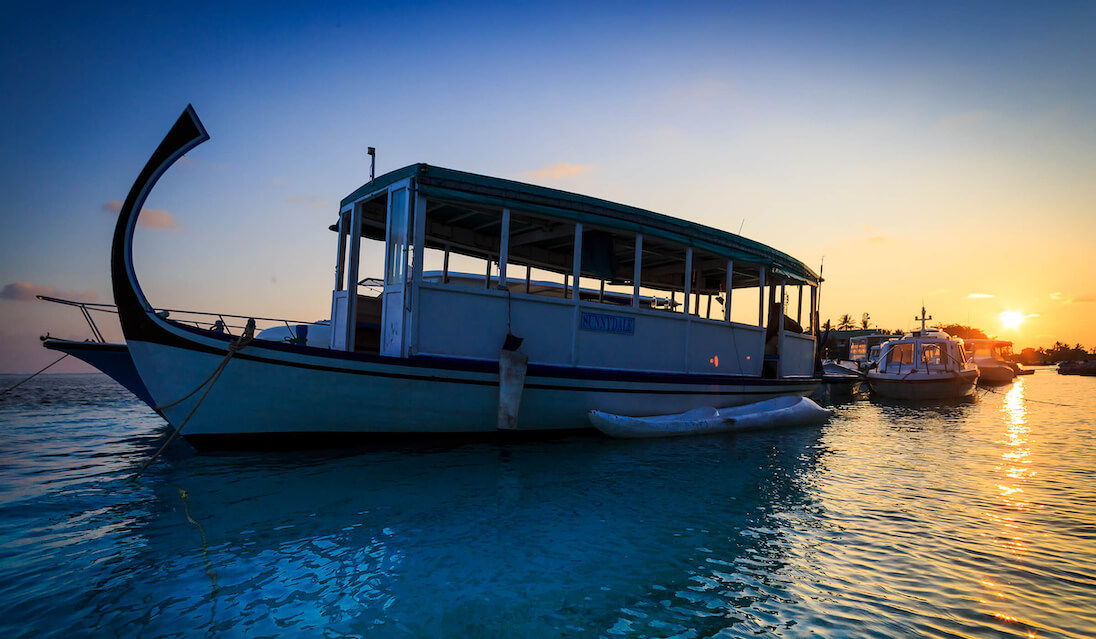
#> input picture Homework 2/sea.jpg, 1096 x 639 px
$ jupyter execute Homework.ipynb
#> lines starting #> are read from the running program, lines starting #| are printed output that depends on the picture; long printed decimals are rounded
# HOMEWORK 2
For this homework you will have to complete and implement the colour balancing for:
* Gray world algorithm
* Scale-by-max algorithm

You are free to use your own images. Experiment with more images and think about the effect each of the algorithms has on the resulting (balanced) image.

### Colour Balancing
In this notebook we will show different type of colour balancing making use of von Kries' hypothesis.

[cell 1]
import cv2
import numpy as np
from matplotlib import pyplot as plt
plt.rcParams['figure.figsize'] = [15, 5]

[cell 2]
img = cv2.imread('sea.jpg')
#> img is the input picture: shape (639, 1096, 3); mean B, G, R 118.8, 105.5, 89.1
img = cv2.cvtColor(img, cv2.COLOR_BGR2RGB)
plt.imshow(img)

### White patch
In white patch algorithm we choose a group of pixels we know they should be white. We then scale the resulting image colour channels by this white patch.

[cell 3]
# Define white patch and the coefficients
row, col = 300, 400
white = img[row, col, :]
#> white = [54, 95, 147]
coeffs = 255.0/white
#> coeffs = [4.72, 2.68, 1.73]

# Apply white balancing and generate balanced image
balanced = np.zeros_like(img, dtype=np.float32)
for channel in range(3):
    balanced[..., channel] = img[..., channel] * coeffs[channel]
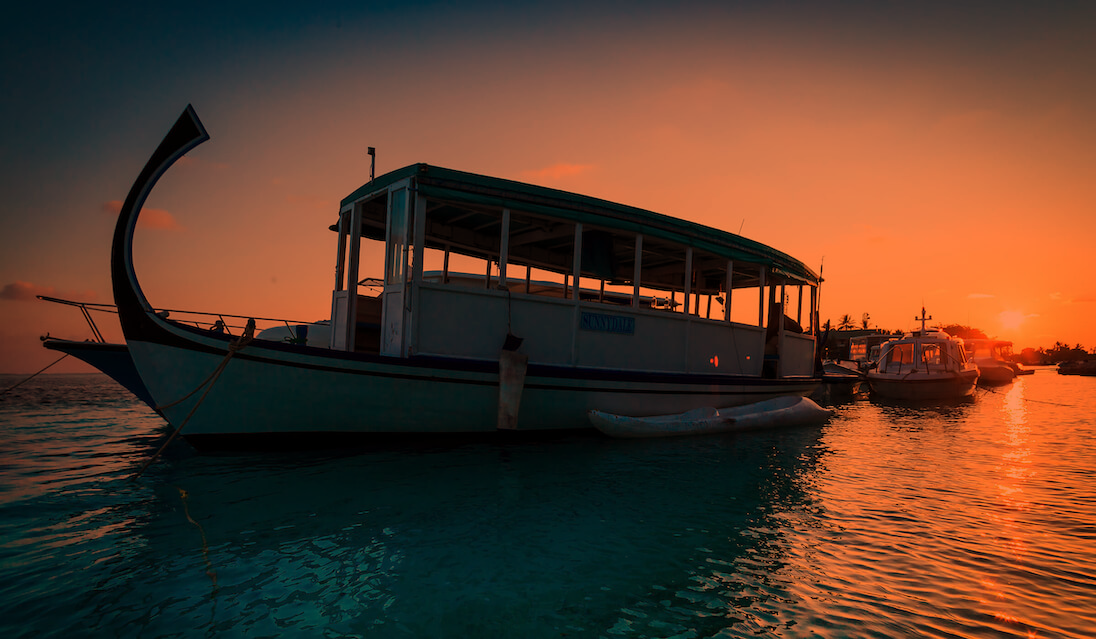
#> balanced: shape (639, 1096, 3) float32; mean R, G, B 420.3, 283.1, 206.1; drawn with min black and max white

# White patching does not guarantee that the dynamic range is preserved, images must be clipped.
balanced = balanced/255
balanced[balanced > 1] = 1
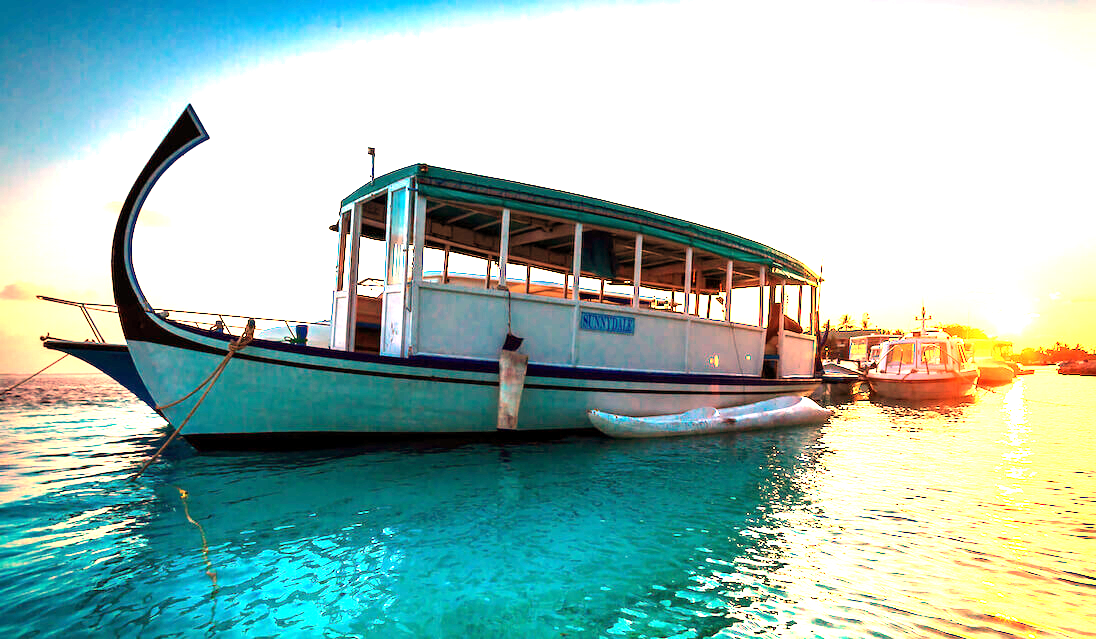
#> balanced: shape (639, 1096, 3) float32; mean R, G, B 0.628, 0.748, 0.715

plt.subplot(121), plt.imshow(img)
plt.subplot(122), plt.imshow(balanced)
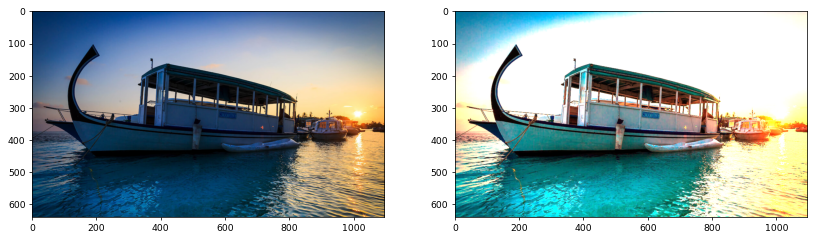
#> figure drawn by matplotlib, 2 panels

### Gray world
This algorithm assumes that a scene, on average, is gray.

[cell 4]
# Load your image
img = cv2.imread('sea.jpg')
img = cv2.cvtColor(img, cv2.COLOR_BGR2RGB)

# Compute the mean values for all three colour channels (red, green, blue)
mean = cv2.mean(img)
#> mean = (89.09, 105.5, 118.8, 0)
mean_r = mean[0]
#> mean_r = 89.09
mean_g = mean[1]
#> mean_g = 105.5
mean_b = mean[2]
#> mean_b = 118.8

print(f"Mean: {mean}")
#| Mean: (89.085, 105.466, 118.776, 0.0)

# Compute the coefficients kr, kg, kb
# Note: there are 3 coefficients to compute but we only have 2 equations.
# Therefore, you have to make an assumption, fix the value of one of the
# coefficients and compute the remining two
# Hint: You can fix the coefficient of the brightest colour channel to 1.
kr = 1
kg = (mean_r * kr) / mean_g
#> kg = 0.845
kb = (mean_r * kr) / mean_b
#> kb = 0.75

# Apply color balancing and generate the balanced image\
coeffs = [kr,kg,kb]
#> coeffs = [1, 0.845, 0.75]

print(f"Coeffs str: {coeffs}")
#| Coeffs str: [1, 0.8447, 0.75]

balanced = np.clip(img * coeffs , 0, 255).astype(np.uint8)
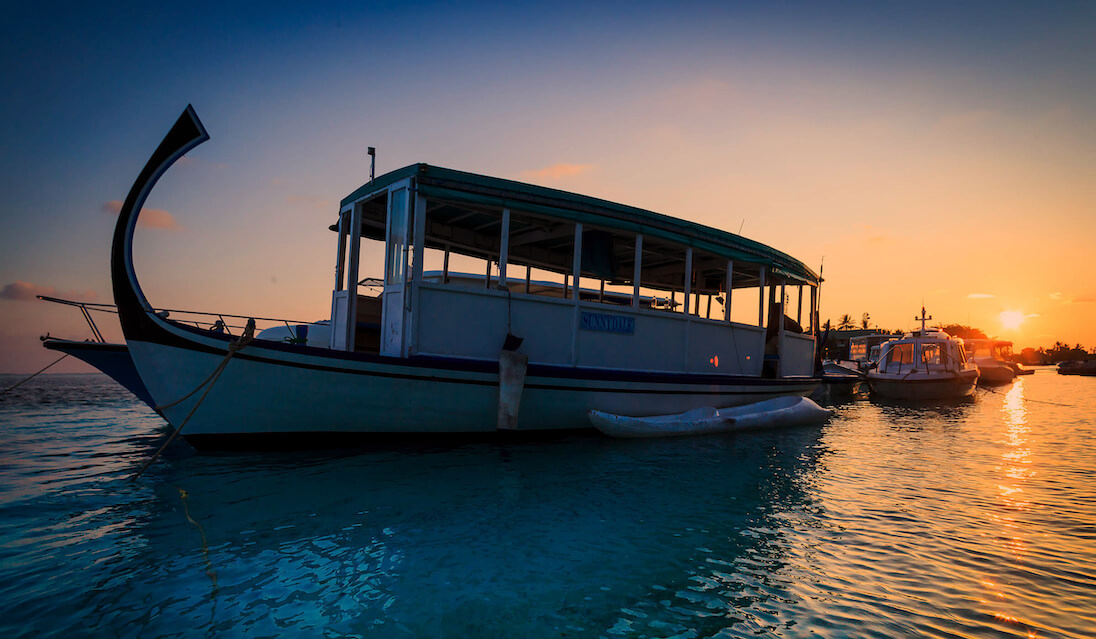
#> balanced: shape (639, 1096, 3); mean R, G, B 89.1, 88.6, 88.7

# Show the original and the balanced image side by side
plt.subplot(121), plt.imshow(img)
plt.subplot(122), plt.imshow(balanced)

### Scale-by-max
This is a straightforward algorithm that scales each colour channel by its maximum value. Note that it is sensitive to noise and saturations.

[cell 5]
# Load your image
img = cv2.imread('scale.jpeg')
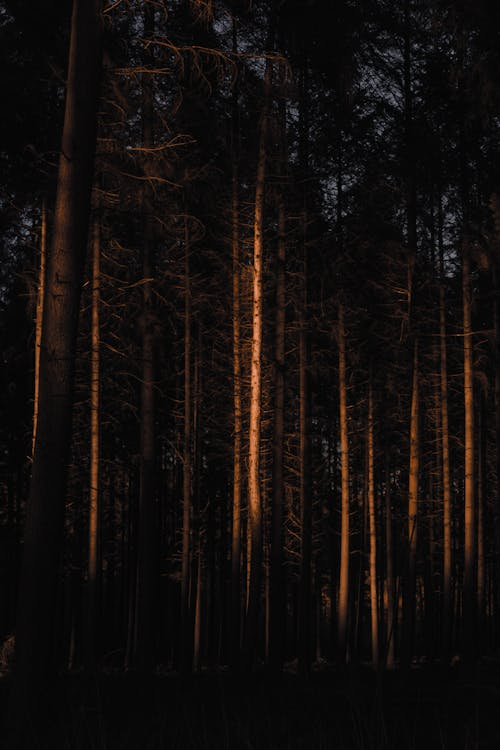
#> input picture Homework 2/scale.jpeg, 500 x 750 px
#> img is the input picture: shape (750, 500, 3); mean B, G, R 12.6, 14.3, 18.8
img = cv2.cvtColor(img, cv2.COLOR_BGR2RGB)

# Compute the maximum values for all three colour channels (red, green, blue)
blue, green, red = cv2.split(img)
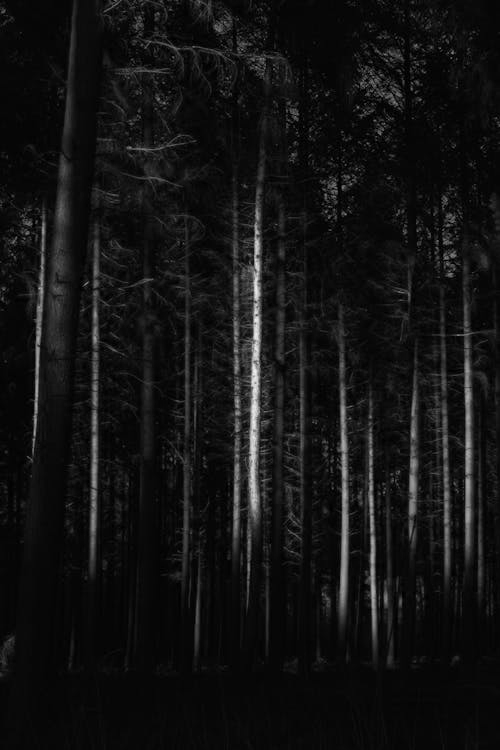
#> blue: shape (750, 500); min 0, max 241, mean 18.8
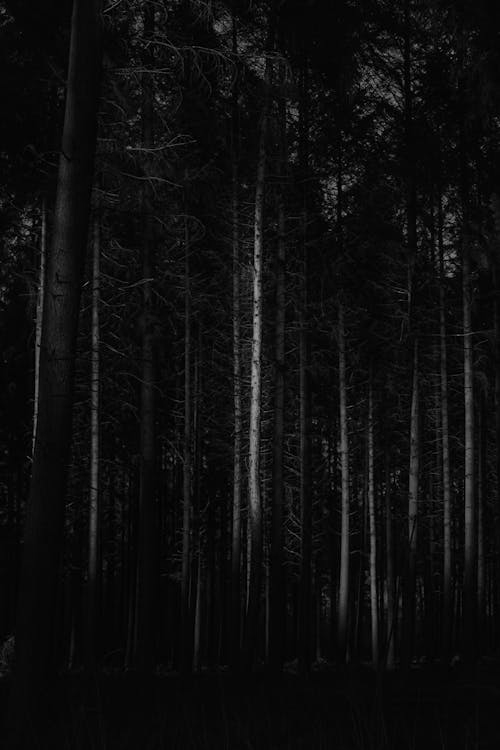
#> green: shape (750, 500); min 0, max 167, mean 14.3
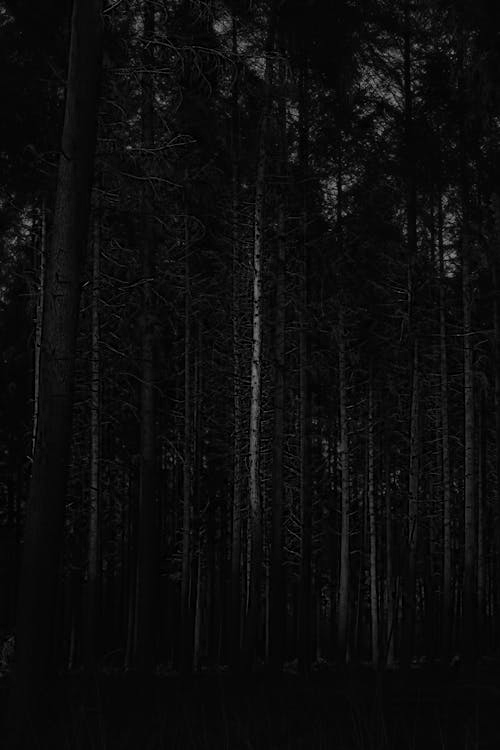
#> red: shape (750, 500); min 0, max 140, mean 12.6

max_b = np.max(blue)
#> max_b = 241
max_g = np.max(green)
#> max_g = 167
max_r = np.max(red)
#> max_r = 140

print(f"R: {max_r}, G: {max_g}, B: {max_b}")
#| R: 140, G: 167, B: 241

# Apply scale-by-max balancing and generate the balanced image

r_scaled = red * (255 / max_r)
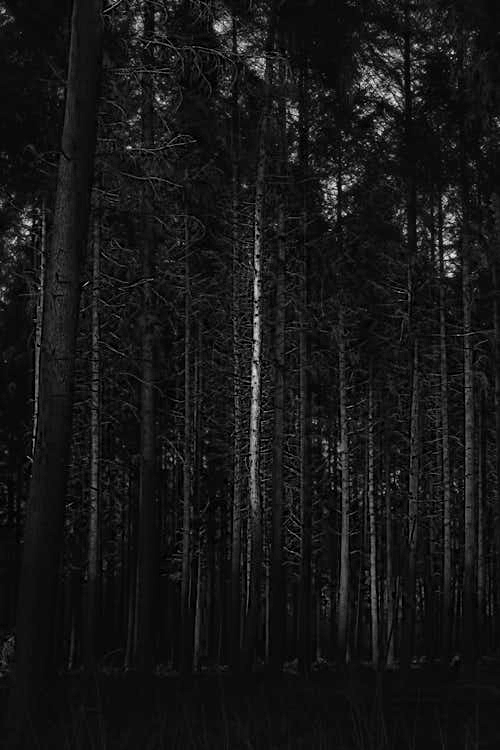
#> r_scaled: shape (750, 500) float64; min 0, max 255, mean 22.9
g_scaled = green * (255 / max_g)
b_scaled = blue * (255 / max_b)

balanced = cv2.merge([b_scaled, g_scaled, r_scaled])
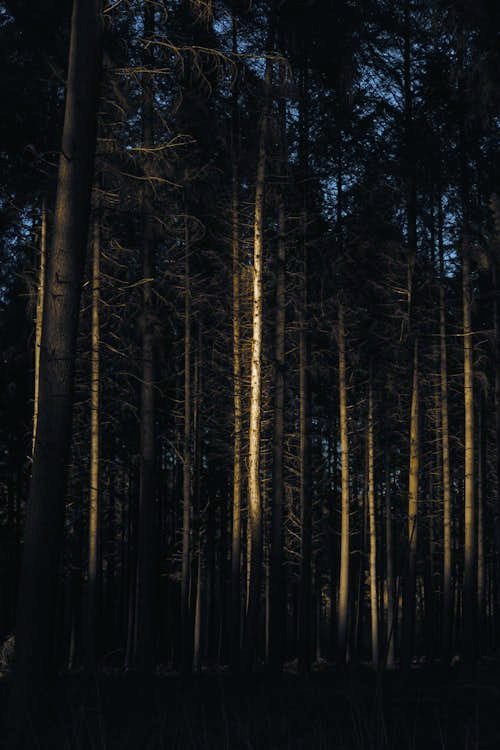
#> balanced: shape (750, 500, 3) float64; mean R, G, B 19.9, 21.8, 22.9
balanced = np.clip(balanced, 0, 255).astype(np.uint8)

plt.subplot(121), plt.imshow(img)
plt.subplot(122), plt.imshow(balanced)
